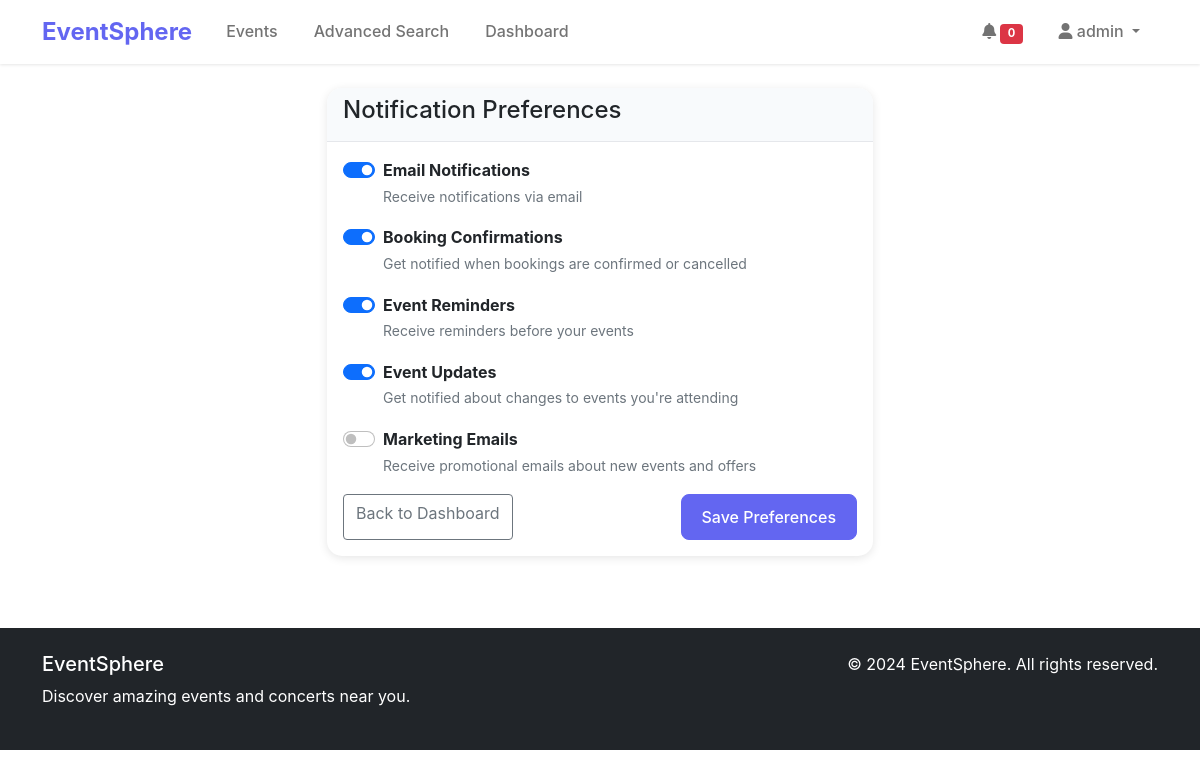
The app's page /notifications/preferences/ (signed in) with its own data.
### notifications/models.py (models this page shows, shortened)
class NotificationPreference(models.Model):
    user = models.OneToOneField(User, on_delete=models.CASCADE, related_name='notification_preferences')
    email_notifications = models.BooleanField(default=True)
    booking_confirmations = models.BooleanField(default=True)
    event_reminders = models.BooleanField(default=True)
    event_updates = models.BooleanField(default=True)
    marketing_emails = models.BooleanField(default=False)

### notifications/views.py (the view, shortened to what this page needs)
# urls.py: path('preferences/', views.notification_preferences, name='notification_preferences'),
@login_required
def notification_preferences(request):
    preferences, created = NotificationPreference.objects.get_or_create(user=request.user)
    context = {
        'preferences': preferences,
    }
    return render(request, 'notifications/notification_preferences.html', context)

### templates/notifications/notification_preferences.html (shortened to what this page needs)
{% extends 'base.html' %}
{% load static %}
{% block content %}
<div class="container py-4">
    <div class="row">
        <div class="col-md-6 mx-auto">
            <div class="card">
                <div class="card-header">
                    <h4>Notification Preferences</h4>
                </div>
                <div class="card-body">
                    <form method="post">
                        <div class="mb-3">
                            <div class="form-check form-switch">
                                <input class="form-check-input" type="checkbox" id="email_notifications"
                                       name="email_notifications" {% if preferences.email_notifications %}checked{% endif %}>
                                <label class="form-check-label" for="email_notifications">
                                    <strong>Email Notifications</strong><br>
                                    <small class="text-muted">Receive notifications via email</small>
                                </label>
                            </div>
                        </div>
                        <div class="mb-3">
                            <div class="form-check form-switch">
                                <input class="form-check-input" type="checkbox" id="booking_confirmations"
                                       name="booking_confirmations" {% if preferences.booking_confirmations %}checked{% endif %}>
                                <label class="form-check-label" for="booking_confirmations">
                                    <strong>Booking Confirmations</strong><br>
                                    <small class="text-muted">Get notified when bookings are confirmed or cancelled</small>
                                </label>
                            </div>
                        </div>
                        <div class="mb-3">
                            <div class="form-check form-switch">
                                <input class="form-check-input" type="checkbox" id="event_reminders"
                                       name="event_reminders" {% if preferences.event_reminders %}checked{% endif %}>
                                <label class="form-check-label" for="event_reminders">
                                    <strong>Event Reminders</strong><br>
                                    <small class="text-muted">Receive reminders before your events</small>
                                </label>
                            </div>
                        </div>
                        <div class="mb-3">
                            <div class="form-check form-switch">
                                <input class="form-check-input" type="checkbox" id="event_updates"
                                       name="event_updates" {% if preferences.event_updates %}checked{% endif %}>
                                <label class="form-check-label" for="event_updates">
                                    <strong>Event Updates</strong><br>
                                    <small class="text-muted">Get notified about changes to events you're attending</small>
                                </label>
                            </div>
                        </div>
                        <div class="mb-3">
                            <div class="form-check form-switch">
                                <input class="form-check-input" type="checkbox" id="marketing_emails"
                                       name="marketing_emails" {% if preferences.marketing_emails %}checked{% endif %}>
                                <label class="form-check-label" for="marketing_emails">
                                    <strong>Marketing Emails</strong><br>
                                    <small class="text-muted">Receive promotional emails about new events and offers</small>
                                </label>
                            </div>
                        </div>
                        <div class="d-flex justify-content-between">
                            <a href="{% url 'dashboard:dashboard' %}" class="btn btn-outline-secondary">Back to Dashboard</a>
                            <button type="submit" class="btn btn-primary">Save Preferences</button>
                        </div>
                    </form>
                </div>
            </div>
        </div>
    </div>
</div>
{% endblock %}

### templates/base.html (shortened to what this page needs)
<!DOCTYPE html>
<html lang="en">
<head>
    {% load static %}
    <link href="https://cdn.jsdelivr.net/npm/bootstrap@5.1.3/dist/css/bootstrap.min.css" rel="stylesheet">
    <link href="https://cdnjs.cloudflare.com/ajax/libs/font-awesome/6.0.0/css/all.min.css" rel="stylesheet">
    <link href="{% static 'css/style.css' %}" rel="stylesheet">
</head>
<body>
    <nav class="navbar navbar-expand-lg navbar-light bg-white shadow-sm">
        <div class="container">
            <a class="navbar-brand fw-bold" href="{% url 'home' %}">EventSphere</a>
            <div class="collapse navbar-collapse" id="navbarNav">
                <ul class="navbar-nav me-auto">
                    <li class="nav-item">
                        <a class="nav-link" href="{% url 'events:event_list' %}">Events</a>
                    </li>
                    <li class="nav-item">
                        <a class="nav-link" href="{% url 'events:advanced_search' %}">Advanced Search</a>
                    </li>
                    {% if user.is_authenticated %}
                    <li class="nav-item">
                        <a class="nav-link" href="{% url 'dashboard:dashboard' %}">Dashboard</a>
                    </li>
                    {% endif %}
                </ul>
                <ul class="navbar-nav">
                    {% if user.is_authenticated %}
                    <li class="nav-item">
                        <a class="nav-link" href="{% url 'notifications:notification_list' %}">
                            <i class="fas fa-bell"></i>
                            <span class="badge bg-danger" id="notification-count" style="font-size: 0.7em;">0</span>
                        </a>
                    </li>
                    <li class="nav-item dropdown">
                        <a class="nav-link dropdown-toggle" href="#" id="navbarDropdown" role="button" data-bs-toggle="dropdown">
                            <i class="fas fa-user"></i> {{ user.username }}
                        </a>
                    </li>
                    {% endif %}
                </ul>
            </div>
        </div>
    </nav>
    <main>
        {% block content %}
        {% endblock %}
    </main>
    <footer class="bg-dark text-white py-4 mt-5">
        <div class="container">
            <div class="row">
                <div class="col-md-6">
                    <h5>EventSphere</h5>
                    <p>Discover amazing events and concerts near you.</p>
                </div>
                <div class="col-md-6 text-md-end">
                    <p>&copy; 2024 EventSphere. All rights reserved.</p>
                </div>
            </div>
        </div>
    </footer>
</body>
</html>

### static/css/style.css (style rules this page uses)
:root { --primary-color: #6366f1; --secondary-color: #8b5cf6; --dark-color: #1f2937; --light-color: #f8fafc; }
body { font-family: 'Inter', -apple-system, BlinkMacSystemFont, sans-serif; line-height: 1.6; }
.navbar-brand { font-size: 1.5rem; color: var(--primary-color) !important; }
.navbar-nav .nav-link { font-weight: 500; margin: 0 10px; }
.btn-primary { background-color: var(--primary-color); border-color: var(--primary-color); border-radius: 8px; font-weight: 500; padding: 10px 20px; }
.card { border: none; border-radius: 15px; box-shadow: 0 2px 10px rgba(0, 0, 0, 0.1); }
.card-header { background-color: var(--light-color); border-bottom: 1px solid #e5e7eb; border-radius: 15px 15px 0 0 !important; font-weight: 600; }
.shadow-sm { box-shadow: 0 1px 3px rgba(0, 0, 0, 0.1) !important; }
footer { margin-top: auto; }

### records on screen
NotificationPreference: email_notifications "☑", booking_confirmations "☑", event_reminders "☑", event_updates "☑"

### other values on screen
{{ user.username }} "admin"
